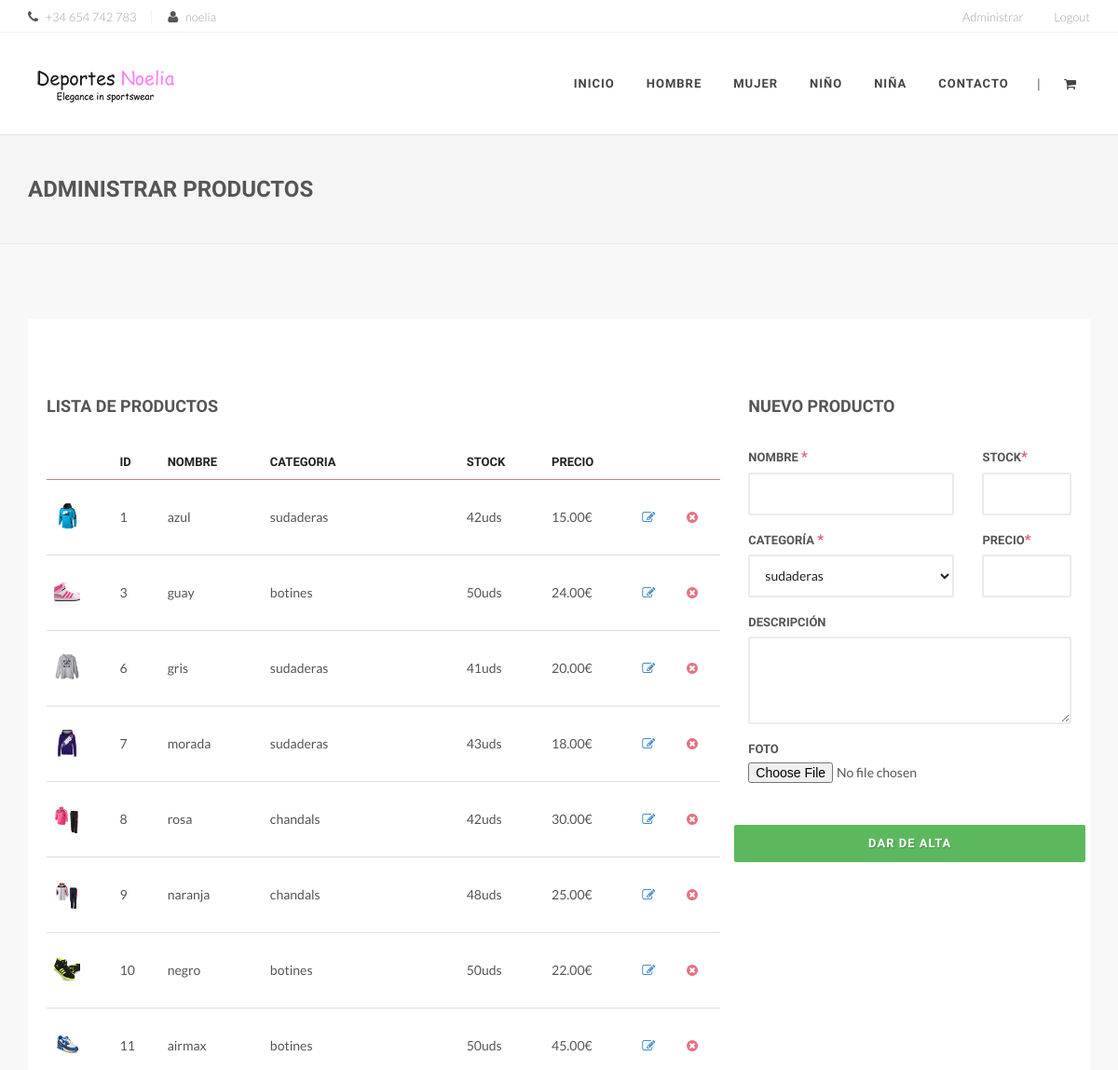
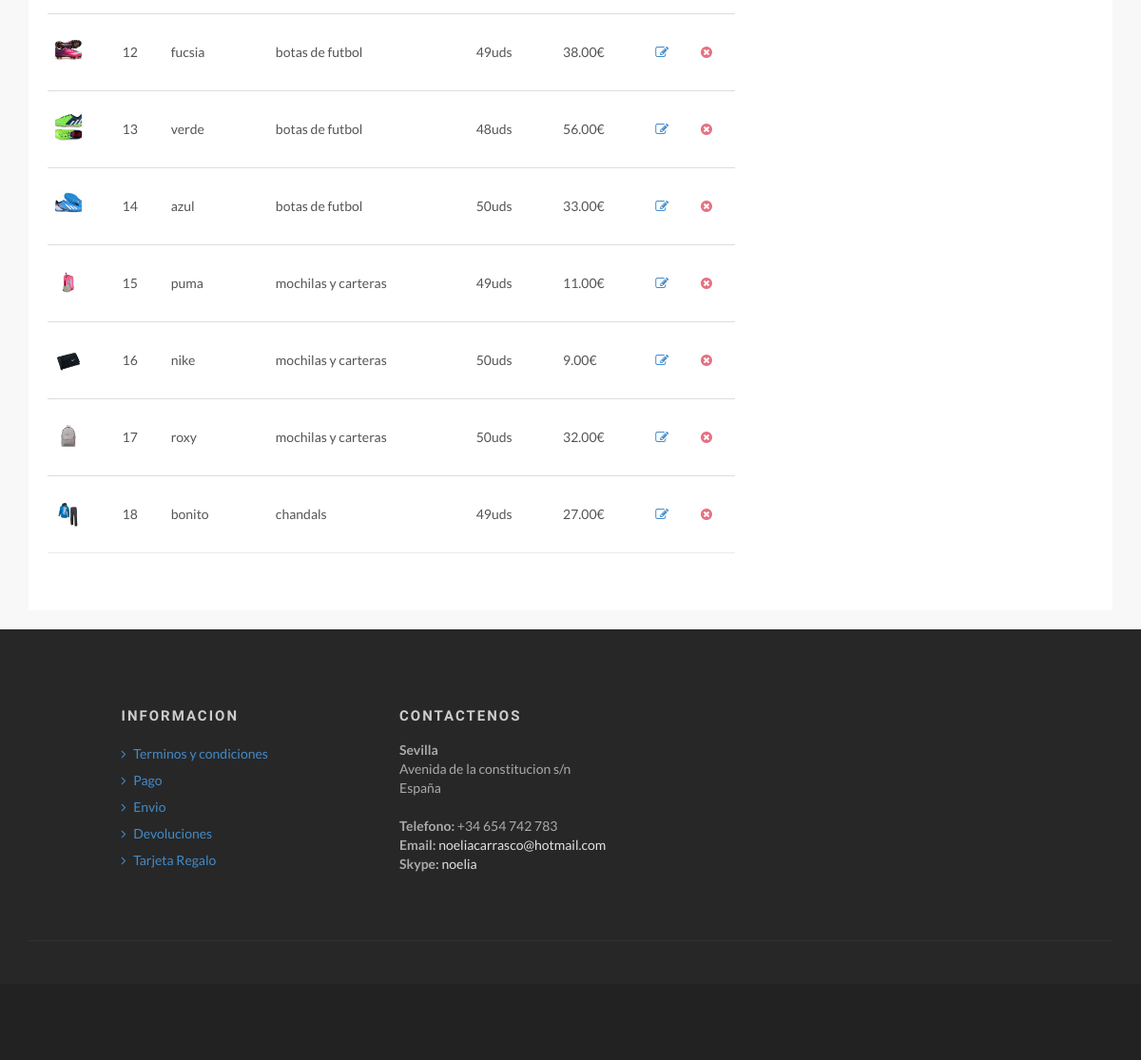
/administrarProductos.php (signed in), run on an earlier commit of the app's database (2 pictures, top to bottom).
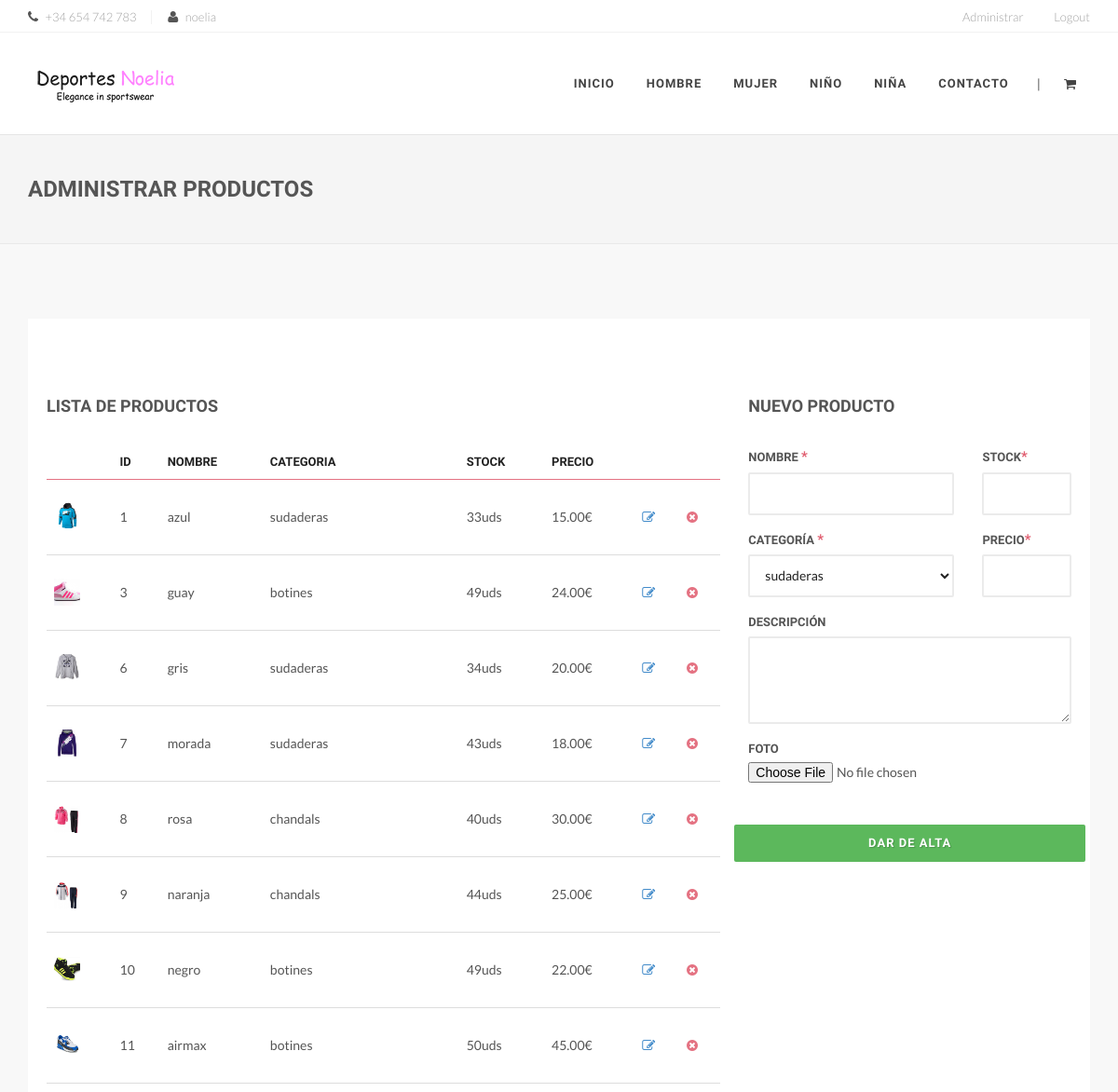
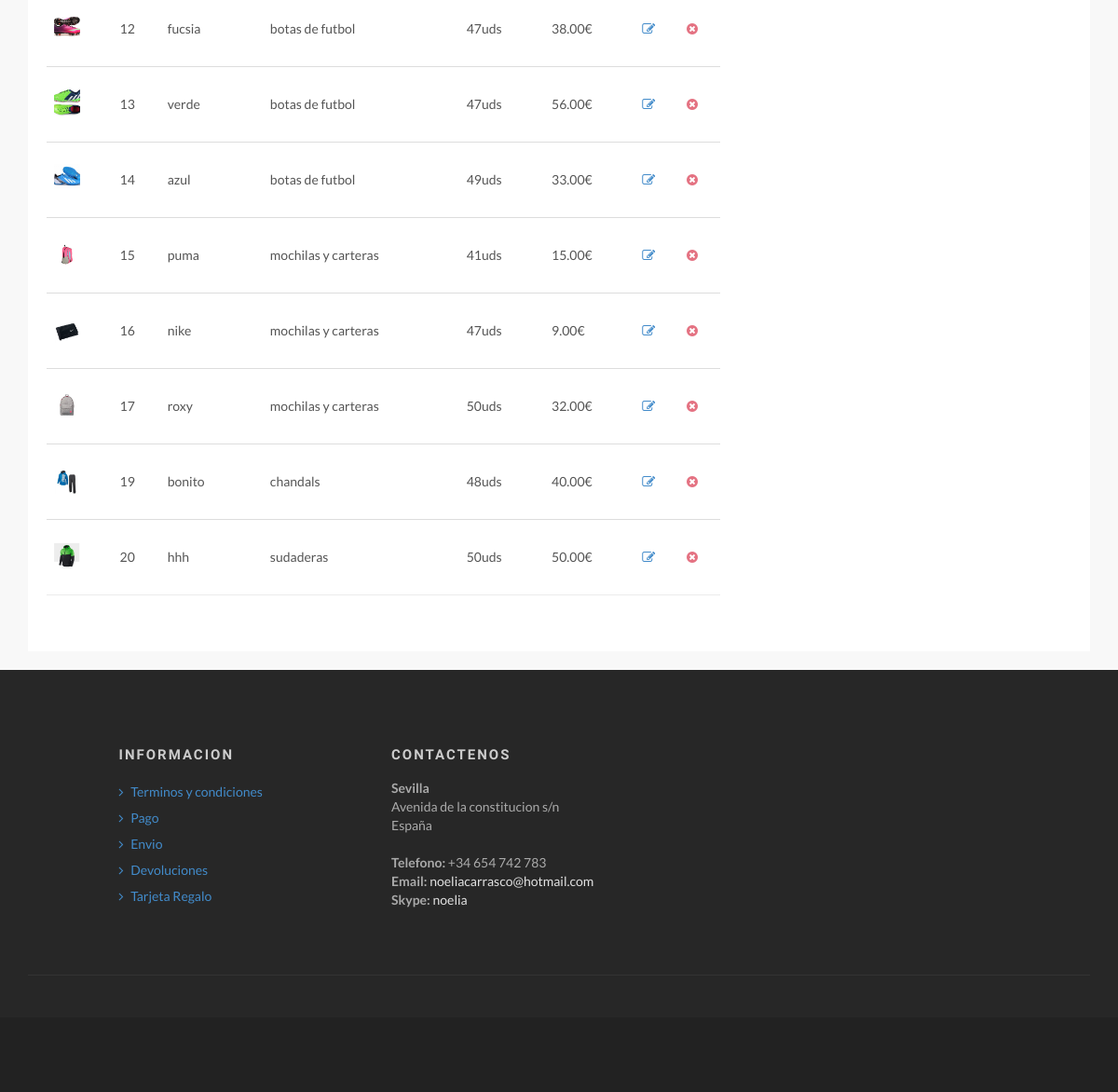
And on a later commit of the database (2 pictures, top to bottom).
### tables this page shows
CREATE TABLE IF NOT EXISTS `productos` (
  `IDPRODUCTO` int(11) NOT NULL AUTO_INCREMENT,
  `NOMBRE` varchar(25) NOT NULL,
  `PRECIO` decimal(6,2) NOT NULL,
  `STOCK` int(11) NOT NULL,
  `FOTO` varchar(25) NOT NULL,
  `IDCATEGORIA` int(11),
  `DESCRIPCION` varchar(25) NOT NULL,
  PRIMARY KEY (`IDPRODUCTO`),
  KEY `productos_ibfk_1` (`IDCATEGORIA`)
);

CREATE TABLE IF NOT EXISTS `categorias` (
  `IDCATEGORIA` int(11) NOT NULL,
  `NOMBRE` varchar(25) NOT NULL,
  PRIMARY KEY (`IDCATEGORIA`)
);

### administrarProductos.php (the view, shortened to what this page needs)
<?PHP
include_once("./db_configuration.php");
	$mysqli = new mysqli($db_host, $db_user, $db_password, "deportes");
	$consulta = "SELECT productos.*, categorias.NOMBRE AS CATEGORIA FROM productos, categorias WHERE productos.IDCATEGORIA = categorias.IDCATEGORIA ORDER BY IDPRODUCTO";
	$productos_lista = [];
	if ($resultado = $mysqli->query($consulta)) {
		if($resultado->num_rows > 0){
			while ( $fila = $resultado->fetch_assoc() ) {
				array_push($productos_lista, $fila);
			}
		}
	}
	$consulta = "SELECT * FROM categorias ORDER BY IDCATEGORIA";
	$categorias = [];
	if ($resultado = $mysqli->query($consulta)) {
		if($resultado->num_rows > 0){
			while ( $fila = $resultado->fetch_assoc() ) {
				array_push($categorias, $fila);
			}
		}
	}
?>
<!DOCTYPE html>
<html>
<head>
    <link rel="stylesheet" href="assets/css/bootstrap.css" type="text/css" />
    <link rel="stylesheet" href="assets/css/font-awesome.min.css" type="text/css" />
    <link rel="stylesheet" href="assets/css/animate.css" type="text/css" />
    <link rel="stylesheet" href="assets/js/vendor/flexslider/flexslider.css" type="text/css" />
    <link rel="stylesheet" href="assets/js/vendor/magnific/magnific-popup.css" type="text/css" />
    <link rel="stylesheet" href="assets/js/vendor/owl/assets/owl.carousel.css" type="text/css" />
    <link rel="stylesheet" href="assets/js/vendor/bootstrap-select/css/bootstrap-select.min.css" type="text/css" />
    <link rel="stylesheet" href="assets/js/vendor/range-slider/css/styles.css" type="text/css" />
    <link rel="stylesheet" href="assets/js/vendor/touchspin/jquery.bootstrap-touchspin.css" type="text/css" />
    <link rel="stylesheet" href="assets/js/vendor/starrr/starrr.css" type="text/css" />
    <link rel="stylesheet" type="text/css" href="assets/js/vendor/rs-plugin/css/settings.css" media="screen" />
    <link rel="stylesheet" href="assets/js/vendor/animsition/css/animsition.min.css">
    <link rel="stylesheet" href="assets/css/style.css" type="text/css" />
</head>
<body>
    <div id="wrapper" class="clearfix animsition">
       <nav id="add-navbar">
            <div class="container clearfix">
                <ul class="pull-right">
					<?PHP
						if((isset($_SESSION['IDUSUARIO']) && $_SESSION['IDUSUARIO'] != '') && (isset($_SESSION['rol']) && intval($_SESSION['rol']) == 2)){
					?>
					<li><a href="#">Administrar</a>
					</li>
					<?PHP
						}
					?>
					<?PHP
						if(!isset($_SESSION['IDUSUARIO'])){
					?>
                    <li><a href="login.php">Login</a></li>
					<?PHP
						}else{
					?>
                    <li><a href="disconnect.php">Logout</a></li>
					<?PHP
						}
					?>
                </ul>
                <ul class="divided">
                    <li><i class="fa fa-phone mr-5"></i> <span>+34 654 742 783</span></li>                    <li><i class="fa fa-user mr-5"></i> <span><?= $_SESSION['IDUSUARIO'] ?></span></li>
                </ul>
            </div>
        </nav>
        <header id="header" class="dark">
            <div id="header-wrap">
                <div class="container clearfix">
                    <div id="branding">
                        <a href="index.php" class="brand-normal"><img src="assets/images/logo-dark.png" alt="Minovate"></a>
                    </div>
					<nav id="main-navbar">
                       <ul>
                            <li><a href="index.php">Inicio</a></li>
                            <li><a href="#">Hombre</a>
                            </li>
                            <li><a href="#">Mujer</a>
                            </li>
                            <li><a href="#">Niño</a>
                            </li>
                            <li><a href="#">Niña</a>
                            </li>
                            <li><a href="contact.php">Contacto</a>
                            </li>
                        </ul>
                       <div id="shopping-cart">
                            <a href="#" id="shopping-cart-trigger"><i class="fa fa-shopping-cart"></i></a>
                        </div>
                        <div id="search-toggle"> <span class="divider">|</span></div>
                    </nav>
                </div>
            </div>
        </header>
         <section id="breadcrumbs" class="breadcrumbs">
            <div class="container clearfix">
                <h1>Administrar productos</h1>
        </section>
        <section id="content">
            <div class="content-wrap">
                <div class="container clearfix">
                    <div class="row">
                        <div class="col-md-12">
                            <div class="checkout">
                                <div class="row">
                                    <div class="col-md-8">
                                        <h4 class="mt-40">LISTA DE PRODUCTOS</h4>
										<div class="table-responsive">
											<table class="table myTable">
												<thead>
													<tr>
														<th></th>
														<th>ID</th>
														<th>NOMBRE</th>
														<th>CATEGORIA</th>
														<th>STOCK</th>
														<th>PRECIO</th>
														<th></th>
														<th></th>
													</tr>
												</thead>
												<tbody>
												<?PHP
													foreach($productos_lista as $producto_lista){
												?>
													<tr>
														<td>
															<img height="50px" src="./imagenes/<?=$producto_lista['FOTO']?>" alt="<?=$producto_lista['NOMBRE']?>">
														</td>
														<td class="product">
															<?=$producto_lista['IDPRODUCTO']?>
														</td>
														<td class="product">
															<?=$producto_lista['NOMBRE']?>
														</td>
														<td class="product">
															<?=$producto_lista['CATEGORIA']?>
														</td>
														<td class="product">
															<?=$producto_lista['STOCK']?>uds
														</td>
														<td class="product">
															<?=$producto_lista['PRECIO']?>€
														</td>
														<td><a href="modificarProducto.php?i=<?=$producto_lista['IDPRODUCTO']?>"><i class="fa fa-edit text-primary"></i></a></td>
														<td><a href="borrarProducto.php?i=<?=$producto_lista['IDPRODUCTO']?>"><i class="fa fa-times-circle"></i></a></td>
													</tr>
												<?PHP
													}
												?>
												</tbody>
											</table>
										</div>
                                    </div>
                                    <div class="col-md-4">
                                        <h4 class="mt-40">NUEVO PRODUCTO</h4>
                                        <form action="altaProducto.php" method="post" enctype="multipart/form-data">
                                            <div class="row">
                                                <div class="form-group col-sm-8">
                                                    <label for="nombre">Nombre <span class="text-lightred" style="font-size: 15px">*</span></label>
                                                    <input name="nombre" type="text" class="form-control myInput" id="nombre" required>
                                                </div>
                                                <div class="form-group col-sm-4">
                                                    <label for="stock">Stock<span class="text-lightred" style="font-size: 15px">*</span></label>
                                                    <input name="stock" type="number" class="form-control myInput" id="stock" required>
                                                </div>
                                            </div>
                                            <div class="row">
                                                <div class="form-group col-sm-8">
                                                    <label for="categoria">Categoría <span class="text-lightred" style="font-size: 15px">*</span></label>
													<select name="categoria" class="form-control myInput" id="categoria">
													<?PHP
														foreach($categorias as $categoria){
															if($categoria['IDCATEGORIA'] != $producto_elegido['IDCATEGORIA']){
													?>
														<option value="<?=$categoria['IDCATEGORIA']?>"><?=$categoria['NOMBRE']?></option>
													<?PHP
															}else{
													?>
														<option value="<?=$categoria['IDCATEGORIA']?>" selected><?=$categoria['NOMBRE']?></option>
													<?PHP
															}
														}
													?>
													</select>
                                                </div>
                                                <div class="form-group col-sm-4">
                                                    <label for="precio">Precio<span class="text-lightred" style="font-size: 15px">*</span></label>
                                                    <input name="precio" type="number" class="form-control myInput" id="precio" required>
                                                </div>
                                            </div>
                                            <div class="row">
                                                <div class="form-group col-sm-12">
                                                    <label for="descripcion">Descripción</label>
                                                    <textarea name="descripcion" type="text" class="form-control myInput" id="descripcion" cols="10" rows="3"></textarea>
                                                </div>
                                            </div>
                                            <div class="row">
                                                <div class="form-group col-sm-12">
                                                    <label for="fileToUpload">Foto</label>
                                                    <input type="file" name="fileToUpload" class="myInput" id="fileToUpload">
                                                </div>
                                            </div>
											<div class="row">
												<button type="submit" class="myBtn myBtn-success myBtn-rounded" style="width:100%;margin-top:30px;">Dar de alta</button>
											</div>
                                        </form>
                                    </div>
                                </div>
                            </div>
                        </div>
                    </div>
                </div>
        <footer id="footer">
            <div class="footer-main">
                <div class="container">
                    <div class="row">
                        <div class="col-md-3 col-md-offset-1">
                            <div class="widget widget-menu mb-0">
                                <h4><strong>Informacion</strong></h4>
                                <ul class="list-unstyled">
                                    <li><a href="#"><i class="fa fa-angle-right"></i> Terminos y condiciones</a></li>
                                    <li><a href="#"><i class="fa fa-angle-right"></i> Pago</a></li>
                                    <li><a href="#"><i class="fa fa-angle-right"></i> Envio</a></li>
                                    <li><a href="#"><i class="fa fa-angle-right"></i> Devoluciones</a></li>
                                    <li><a href="#"><i class="fa fa-angle-right"></i> Tarjeta Regalo</a></li>
                                </ul>
                            </div>
                        </div>
                        <div class="col-md-4">
                            <div class="widget widget-contact mt-20-md">
                                <h4><strong>Contactenos</strong> </h4>
                                <address>
                                    <strong>Sevilla</strong><br>
                                    Avenida de la constitucion s/n<br>
                                    España<br/><br/>
                                    <strong>Telefono:</strong> +34 654 742 783<br>
                                    <strong>Email:</strong> <a href="noeliacarrasco@hotmail.com">noeliacarrasco@hotmail.com</a><br>
                                    <strong>Skype:</strong> <a href="#">noelia</a>
                                </address>
                            </div>
                        </div>
                    </div>
                    <div class="line"></div>
                </div>
            </div>
            <div class="footer-bottom">
            </div>
        </footer>
    </div>
</body>
</html>

What changed in the data, as far as the page shows it:
removed productos: FOTO (picture), IDPRODUCTO "18", NOMBRE "bonito", IDCATEGORIA.NOMBRE "chandals", STOCK "49", PRECIO "27.00"
changed productos id 1: STOCK "42" → "33"
changed productos "guay": STOCK "50" → "49"
changed productos "gris": STOCK "41" → "34"
changed productos "rosa": STOCK "42" → "40"
changed productos "naranja": STOCK "48" → "44"
changed productos "negro": STOCK "50" → "49"
changed productos "fucsia": STOCK "49" → "47"
changed productos "verde": STOCK "48" → "47"
changed productos id 14: STOCK "50" → "49"
changed productos "puma": STOCK "49" → "41"; PRECIO "11.00" → "15.00"
changed productos "nike": STOCK "50" → "47"
added productos: FOTO (picture), IDPRODUCTO "19", NOMBRE "bonito", IDCATEGORIA.NOMBRE "chandals", STOCK "48", PRECIO "40.00"
added productos: FOTO (picture), IDPRODUCTO "20", NOMBRE "hhh", IDCATEGORIA.NOMBRE "sudaderas", STOCK "50", PRECIO "50.00"
